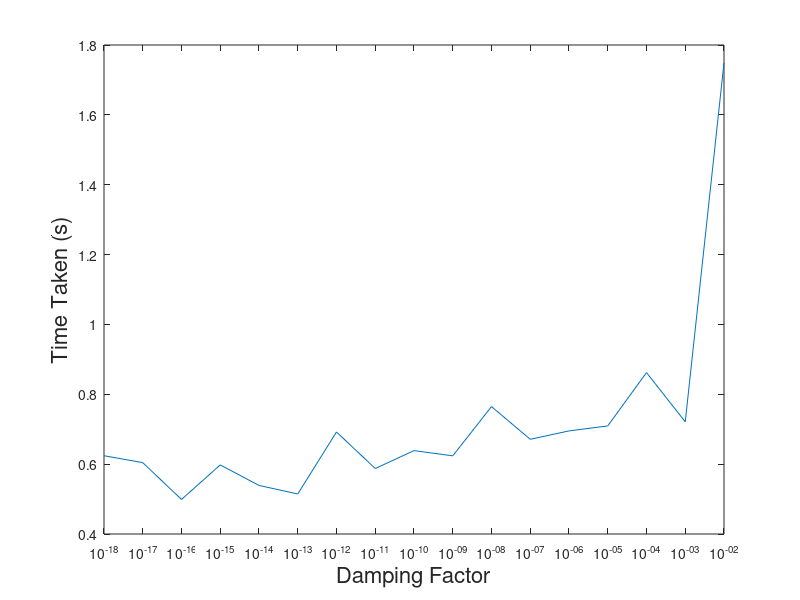

MATLAB code to generate this figure: (Note: this script raises an error after producing the figure.)
% A fairly symmetric map for the reference
% map = [0,0;0,50;30,50;30,75;0,75;0,125;125,125;125,75;50,75;50,50;95,50;95,0];
% A map with "rooms" for the reference
% map = [0,0;0,40;30,40;30,50;0,50;0,100;60,100;60,70;70,70;70,100;100,100;100,60;70,60;70,50;100,50;100,0;40,0;40,30;30,30;30,0];

% % for var =5, DF = 1e-10, i =25, numParticles = 25:25:500;
% 
% itsResults  = [43.5600000000000,33.8400000000000,22.8400000000000,20.1600000000000,17.3600000000000,10.9600000000000,12.7600000000000,8.16000000000000,13.6400000000000,9.20000000000000,9.56000000000000,8.76000000000000,8.04000000000000,8.80000000000000,8.96000000000000,6.84000000000000,9.28000000000000,7.72000000000000,6,10.5600000000000];
% convResults = [4.42191385673443,11.8523759196489,3.25955995459990,10.8644865852573,3.22571800111658,6.59626459014902,3.47728177549908,2.73409672757541,2.61785808168650,2.92241328328434,6.33060281556523,2.83876163443581,3.22761002674016,2.57743317828001,2.39332873887724,2.19477127890000,2.54879712138901,2.71057110108185,6.56774215115718,2.40453678070738];
% timeResults = [4.66904441809895,5.13556101995739,4.66362288868800,5.20324535873296,5.43383615959927,4.04895111321486,5.44399407335662,3.92343703014339,7.26517379338362,5.45050104059050,6.12371528918643,6.14475261223408,6.07671761980284,7.14380814187769,8.04585448216081,6.57318805787922,9.08399470059183,7.98084636639361,6.53081039883043,12.0573815774455];
% 
% numParticles = 25:25:500;
% 
% % p1 = plot(numParticles,itsResults)
% % ylabel('Number of Iterations','FontSize',16)
% 
% % p1 = plot(numParticles,convResults)
% % ylabel('Convergence Score','FontSize',16)
% 
% p1 = plot(numParticles,timeResults)
% ylabel('Time Taken (s)','FontSize',16)
% 
% xlabel('Number of Particles','FontSize',16)
% set(gcf,'position',[0 0 800 600])
% % title('Iteration Performances','FontSize',20)
% p1.LineWidth = 2


% %for numParticles = 250, DF = 1e-10, i = 25, var = 5:5:100
% 
% itsResults  = [12,7.32000000000000,5.52000000000000,7.32000000000000,7.20000000000000,8.28000000000000,8.32000000000000,10.8800000000000,9.92000000000000,13.0400000000000,12.2400000000000,10.1200000000000,11.0800000000000,12.4800000000000,12.6800000000000,15.6800000000000,17.0800000000000,17.0800000000000,18.8800000000000,19.4400000000000];
% convResults = [2.33194077054914,3.91679712750610,3.68308237649263,3.92793250688454,3.16674291288985,3.55735218482087,3.64210931968262,3.28369563428174,3.44124609907622,3.29844494123039,3.42825679856657,2.99870567870118,7.29854110299588,2.40337318358894,3.15775281721709,2.77619336869179,2.47271811414605,2.93291567529878,2.42355654257716,6.67757983874720];
% timeResults = [0.885851477266553,0.557037480585794,0.447091185777223,0.552872449167509,0.534427751803028,0.607702521303205,0.610226296982014,0.776297598309091,0.711705237377529,0.924818873069839,0.861023553046777,0.723885503317965,0.787684761794666,0.876501238242531,0.889140757051017,1.09198741299391,1.17783139261168,1.18190150729726,1.36279914652251,1.34447468868894];
% 
% var = 5:5:100;
% 
% % p1 = plot(var,itsResults)
% % ylabel('Number of Iterations','FontSize',16)
% 
% % p1 = plot(var,convResults)
% % ylabel('Convergence Score','FontSize',16)
% 
% p1 = plot(var,timeResults)
% ylabel('Time Taken (s)','FontSize',16)
% 
% xlabel('Variance','FontSize',16)
% set(gcf,'position',[0 0 800 600])
% p1.LineWidth = 2



%for numParticles = 250,  i = 25, var = 35, DF = 1e-20 (increasing by
%factors of 10. It couldn't complete the iteration with DF = 0.01

itsResults  = [8.32000000000000,8.28000000000000,6.68000000000000,8.16000000000000,7.24000000000000,6.92000000000000,9.64000000000000,7.96000000000000,8.68000000000000,8.60000000000000,10.7600000000000,9.20000000000000,9.68000000000000,9.88000000000000,12,9.96000000000000,25.6800000000000];
timeResults = [0.624138665659201,0.604339052721672,0.498912687764866,0.597821189099382,0.539061561312424,0.514611466078427,0.692113166359917,0.587478211781592,0.638733976784274,0.623770172267233,0.764751933944839,0.671173152290886,0.695155461340613,0.709421809478764,0.862158163192744,0.721283323238007,1.74919116196417];
convResults = [3.90142950666001,3.81046833262381,4.40190386181223,4.72543331808225,3.67845221453221,3.59372564915441,3.84873676153684,3.11145261234198,3.77412635587381,3.52742210351662,4.19329185628169,3.70752589772204,3.63331381339141,2.94250837660109,2.95514026082988,2.86509307288226,0.690253570697346];

DF = [1e-18,1e-17,1e-16,1e-15,1e-14,1e-13,1e-12,1e-11,1e-10,1e-9,1e-8,1e-7,1e-6,1e-5,1e-4,1e-3,1e-2];

% p1 = plot(DF,itsResults)
% ylabel('Number of Iterations','FontSize',16)
% 
% p1 = plot(DF,convResults)
% ylabel('Convergence Score','FontSize',16)

p1 = plot(DF,timeResults)
ylabel('Time Taken (s)','FontSize',16)

xlabel('Damping Factor','FontSize',16)
set(gca, 'XScale', 'log')
set(gcf,'position',[0 0 800 600])
p1.LineWidth = 2